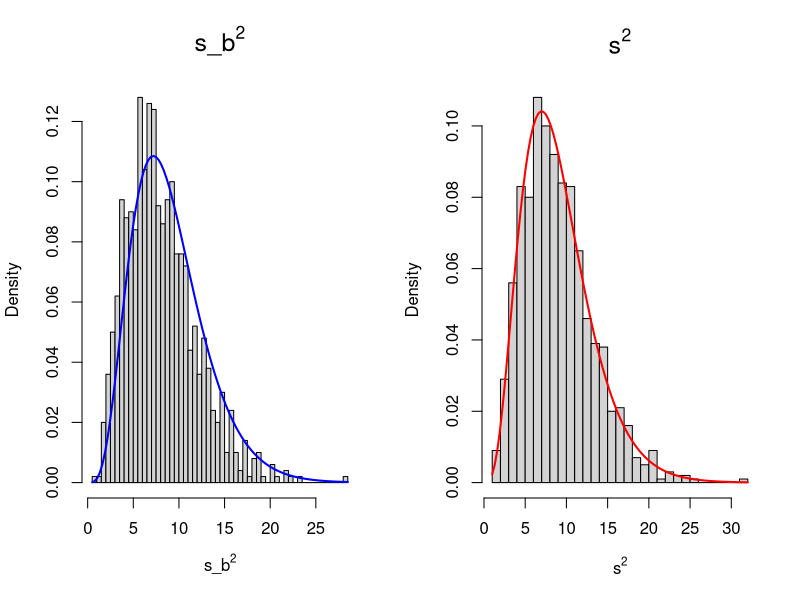
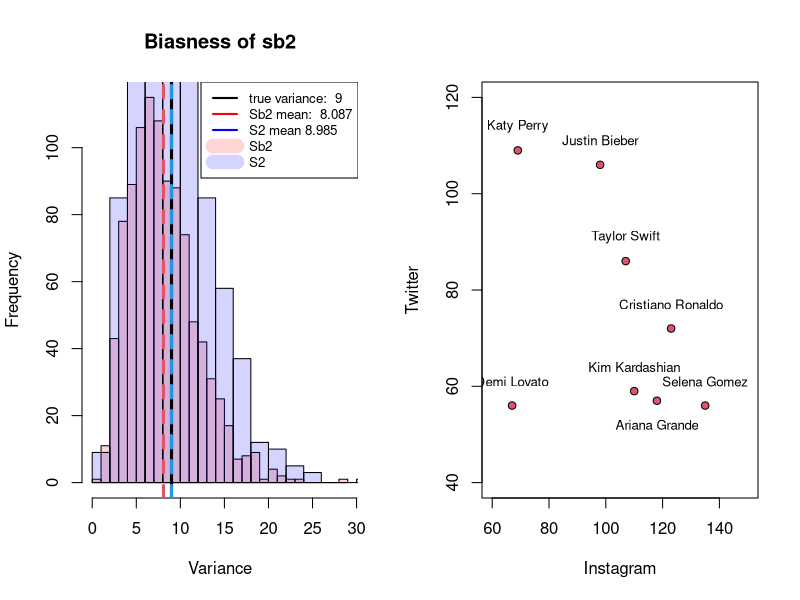
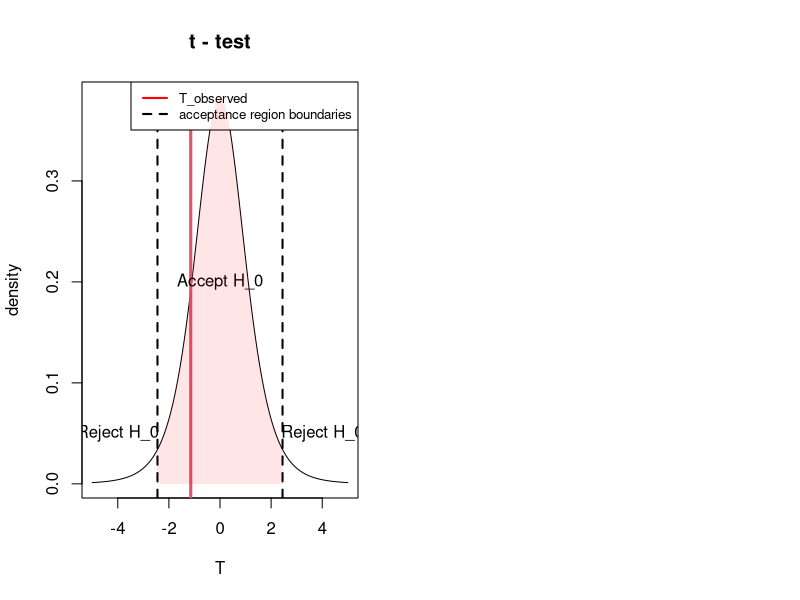
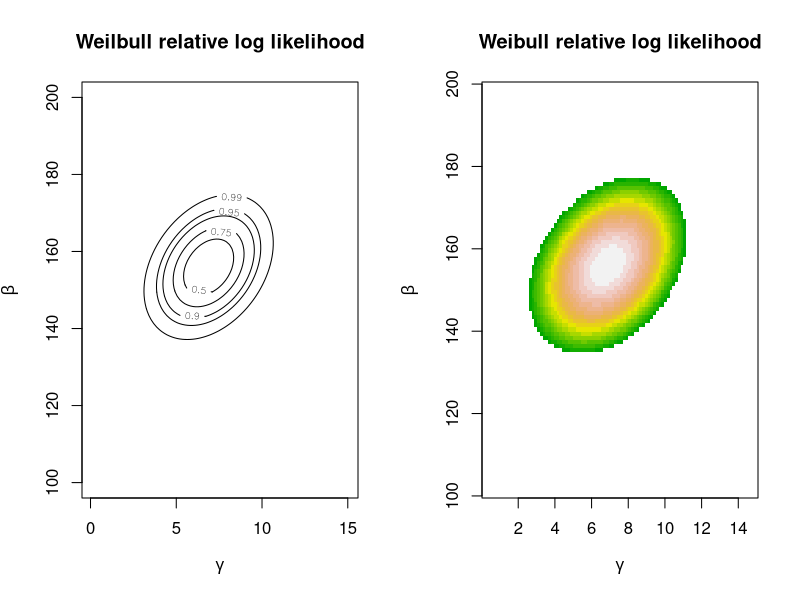
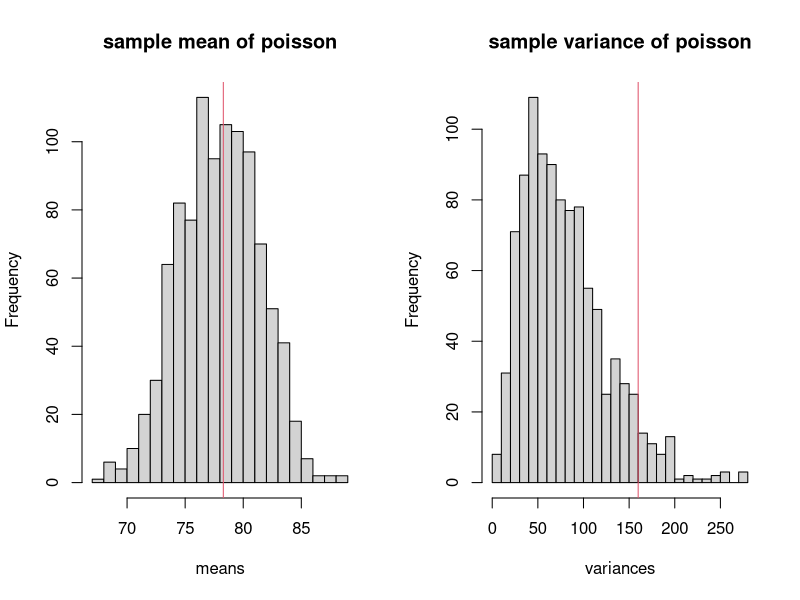
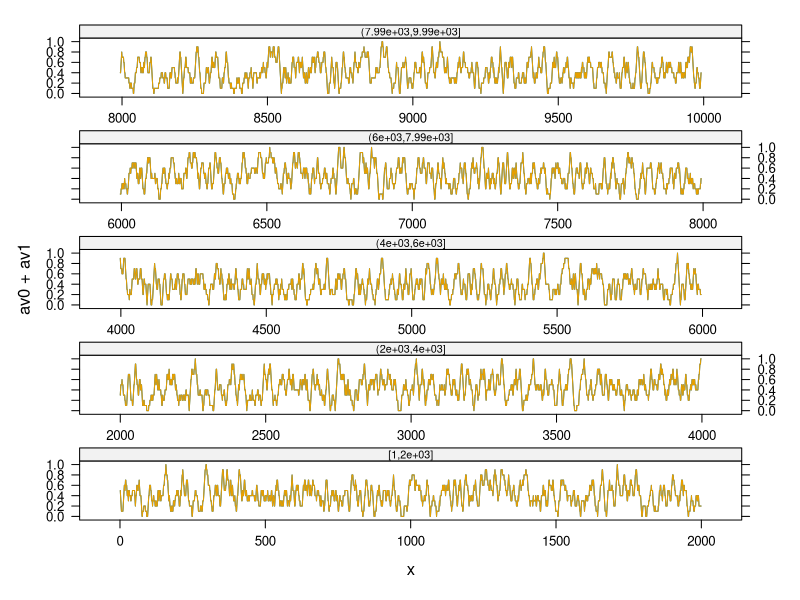
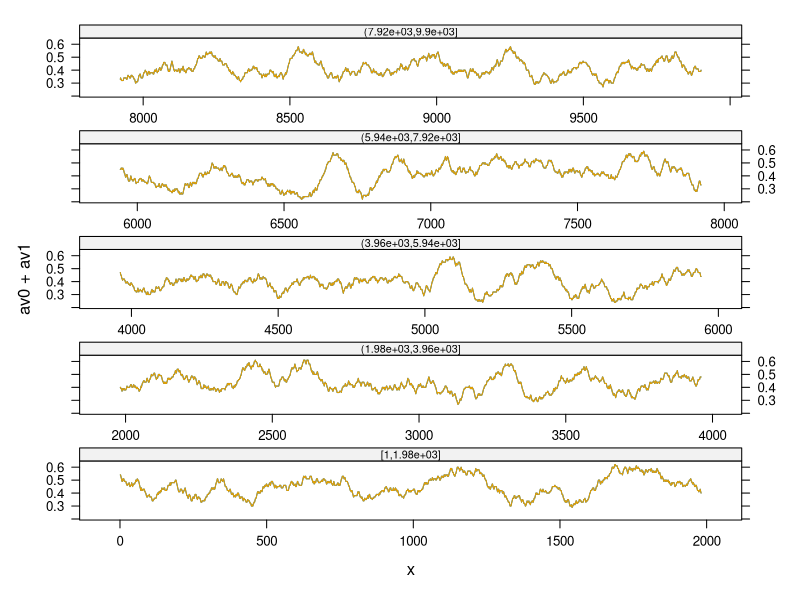
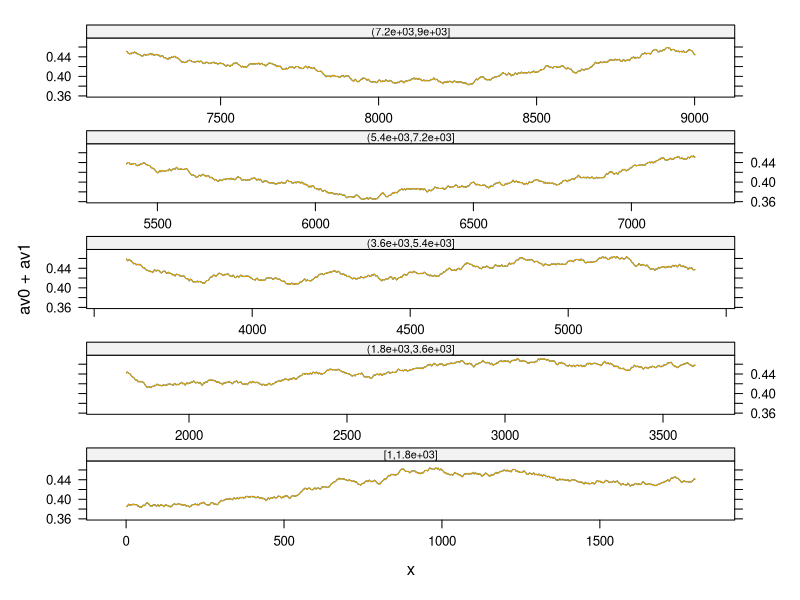

The R source for these figures, in order:
## ---- chunk 1
knitr::opts_chunk$set(fig.align = 'center', warning=FALSE, message=FALSE, fig.asp=0.625, dev='png', global.par = TRUE, dev.args=list(pointsize=10), fig.path = 'figs/')
library(MASS)
## ---- chunk 2
library(knitr)
local({
  hook_plot = knit_hooks$get('plot')
  knit_hooks$set(plot = function(x, options) {
    paste0('\n\n----\n\n', hook_plot(x, options))
  })
})
## ---- chunk 3
set.seed(123)
rep <- 1000
n <- 10
mu <- 5
sigma <- 3

samples <- array(0, c(rep,n))
statistics <- array(0,c(rep,2))


for (i in 1:rep){
  samples[i,] <- rnorm(n,mu,sigma)
  statistics[i,1] <- var(samples[i,])
  statistics[i,2] <- statistics[i,1]*(n-1)/n 
}

par (mfrow=c(1,2), oma=c(0,0,0,0))
hist(statistics[,2], breaks= 40, probability = TRUE, 
xlab=expression(s_b^2), main= bquote(s_b^2), cex.main=1.5)
curve(((n)/sigma^2) * dchisq(x * ((n)/sigma^2), df = n),
add = TRUE, col="blue", lwd=2, main="N(0,1)")

hist(statistics[ ,1], breaks= 40, probability = TRUE, 
xlab=expression(s^2), main= bquote(s^2), cex.main=1.5)
curve(((n-1)/sigma^2) * dchisq(x * ((n-1)/sigma^2), df = n - 1),
add = TRUE, col="red", lwd=2, main="N(0,1)")

#is s2 correct?
mean(statistics[,1])
sigma**2

#is sb2 correct?
mean(statistics[,2])
sigma**2

#plot s2 observed, sb2 observed and true value
{
hist(statistics[,2],breaks=20,col=rgb(1,0,0,1/6),main="Biasness of sb2",xlab="Variance")  
hist(statistics[,1],breaks=20,add=TRUE,col=rgb(0,0,1,1/6))                    
abline(v=sigma**2,lwd=3)  
abline(v=mean(statistics[,1]),col=4,lty=2,lwd=3)
abline(v=mean(statistics[,2]),col=2,lty=2,lwd=3)
legend("topright", legend=c(paste("true variance: ",sigma**2), paste("Sb2 mean: ",round(mean(statistics[,2]),3)),paste("S2 mean",round(mean(statistics[,1]),3)),"Sb2","S2"),col=c("black", "red","blue",rgb(1,0,0,1/6),col=rgb(0,0,1,1/6)), lty=c(1,1,1,2,2),lwd=c(2,2,2,14,14), cex=0.8)
}

## ---- chunk 4
set.seed(343)
n <- 50
K <- 4
M <- 7

y <- apply(matrix(rep(1:K, times=M-1), byrow=TRUE, nrow=6, ncol=K), 1, sample, size=n, 
           replace=TRUE, prob =c( 7/16, 5/16, 3/16, 1/16))
observed <- apply(y, 2, table)
expected <- c( n*(7/16), n*(5/16), n*(3/16), n*(1/16))
x2 <- sum((observed-expected)^(2)/expected)
pchisq(x2, df =(K-1)*((M-1)-1), lower.tail =FALSE )

## ---- chunk 5
y_gp <- sample( 1:K, n, replace=TRUE, prob =c( 1/16, 3/16, 5/16, 7/16))
observed_gp <- table(y_gp)
x2_gp <- sum((cbind(observed,observed_gp)-expected)^(2)/expected)
pchisq(x2_gp, df =(K-1)*(M-1), lower.tail =FALSE )
## ---- chunk 6
y_2 <- apply(matrix(rep(1:K, times=M-1), byrow=TRUE, nrow=6, ncol=K), 1, sample, size=50, 
            replace=TRUE, sample(c(7/16, 5/16, 3/16, 1/16), prob=rep(1/4,4)))
observed_2 <- apply(y_2, 2, table)

x2_2 <- sum((observed_2-expected)^(2)/expected)
pchisq(x2_2, df =(K-1)*((M-1)-1), lower.tail =FALSE )
## ---- chunk 7
x2_gp_2 <- sum((cbind(observed_2,observed_gp)-expected)^(2)/expected)
pchisq(x2_gp_2, df =(K-1)*(M-1), lower.tail =FALSE )
## ---- chunk 8

Owners <- c( "Katy Perry", "Justin Bieber", "Taylor Swift", "Cristiano Ronaldo",
                   "Kim Kardashian", "Ariana Grande", "Selena Gomez", "Demi Lovato")
Instagram <- c( 69, 98,107, 123, 110, 118, 135, 67)
Twitter <- c( 109, 106, 86, 72, 59, 57, 56, 56)
plot( Instagram, Twitter, pch=21, bg=2, xlim=c(60, 150), ylim=c(40, 120) )
text( Instagram[-6], Twitter[-6]+5, Owners[-6], cex=0.8 )
text( Instagram[6], Twitter[6]-5, Owners[6], cex=0.8 )

      
## ---- chunk 9

library(RColorBrewer)

Instagram <- c( 69, 98,107, 123, 110, 118, 135, 67)
Twitter <- c( 109, 106, 86, 72, 59, 57, 56, 56)

n=length(Instagram)
r=cor(Instagram,Twitter)
r
t_obs=r*sqrt((n-2)/(1-r^2))

x <- seq(-5,5,length=1000)
{
plot(x,dt(x,n-2),type="l",xlab="T",ylab="density",main="t - test")
abline(v=t_obs,col=2,lwd=3)


#I fix alpha=0.05 and plot rejection and acceptance region
alpha <- 0.05
r1 <- qt(alpha/2,n-2)
r2 <- qt(1-alpha/2,n-2)
abline(v=r1,lty=2,lwd=2)
abline(v=r2,lty=2,lwd=2)
text (0,0.2, paste("Accept", expression(H_0)))
text(-4,0.05,paste("Reject",expression(H_0)))
text(4,0.05,paste("Reject",expression(H_0)))
legend("topright", legend=c("T_observed", "acceptance region boundaries"),col=c("red","black"),lty=c(1,2),lwd=2, cex=0.8)


alpha <- 0.05
q_inf_95 <- qt(alpha/2, df=n-2)
q_sup_95 <- qt(1-alpha/2, df=n-2)
cord.x <- c(q_inf_95,seq(q_inf_95,q_sup_95,0.01),q_sup_95)
cord.y <- c(0,dt(seq(q_inf_95,q_sup_95,0.01),n-2),0)
polygon(cord.x,cord.y,col=rgb(1,0,0,1/10), border = NA )
}
 
## ---- chunk 10
#compute the p-value
p=2*(1-pt(abs(t_obs),n-2))
p
## ---- chunk 11
rho <- cor(Instagram, Twitter, method="spearman")
t_s <- rho*((n-2)/(1-rho^2))^(1/2)
2*(1-pt(abs(t_s), df=n-2))
## ---- chunk 12
y <- c(155.9, 200.2, 143.8, 150.1,152.1, 142.2, 147, 146, 146,
 170.3, 148, 140, 118, 144, 97)

n <- length(y)

#define parameters grid
gamma <- seq(0.1, 15, length=100)
beta <- seq(100,200, length=100)

parvalues <- expand.grid(gamma,beta)

gammahat<-uniroot(function(x) n/x+sum(log(y))-n*
sum(y^x*log(y))/sum(y^x),
c(1e-5,15))$root
betahat<- mean(y^gammahat)^(1/gammahat)
weib.y.mle<-c(gammahat,betahat)

#observed information matrix
jhat<-matrix(NA,nrow=2,ncol=2)
jhat[1,1]<-n/gammahat^2+sum((y/betahat)^gammahat*
(log(y/betahat))^2)
jhat[1,2]<-jhat[2,1]<- n/betahat-sum(y^gammahat/betahat^(gammahat+1)*
(gammahat*log(y/betahat)+1))
jhat[2,2]<- -n*gammahat/betahat^2+gammahat*(gammahat+1)/
betahat^(gammahat+2)*sum(y^gammahat)

approx <- function(theta){
 return(-0.5*(theta - weib.y.mle) %*% jhat %*% (theta - weib.y.mle))
}

appx <- apply(parvalues, 1, approx)
appx <- matrix(appx, nrow=length(gamma), ncol=length(beta),byrow=F)
conf.levels <- c(0,0.5,0.75,0.9,0.95,0.99)

par (mfrow=c(1,2), oma=c(0,0,0,0))
#contour plot
contour(gamma, beta, appx,
levels=-qchisq(conf.levels, 2)/2,
xlab=expression(gamma),
labels=as.character(conf.levels),
ylab=expression(beta))
title('Weilbull relative log likelihood')

#image
image(gamma,beta,appx,zlim=c(-6,0),
col=terrain.colors(20),xlab=expression(gamma),
ylab=expression(beta))
title('Weibull relative log likelihood')
      
## ---- chunk 13
n <- 100000; z <- rnorm(n)
zneg <- 0;j <- 1
for (i in 1:n) {
  if (z[i]<0) {
    zneg[j] <- z[i]
    j <- j + 1
  }
}

## ---- chunk 14
set.seed(101)
n <- 100000
z <- rnorm(n)
zneg <- 0
zneg2 <- 0
j <- 1

# timing the given function
start <- Sys.time()
for (i in 1:n) {
  if (z[i]<0) {
    zneg[j] <- z[i]
    j <- j + 1
  }
}
end <- Sys.time()
time1 <- end-start

# timing my optimized function
start <- Sys.time()
# in this way I'm copying in zneg2 only the negative values of z
zneg2=z[z<0]
end <- Sys.time()
time2 <- end-start

# check which one is faster
print(paste("Naive function took : " , round(time1, 5)))
print(paste("Modified function took : " , round(time2, 5))) #faster

#chech if the results are the same:
summary(zneg)
summary(zneg2)

## ---- chunk 15
set.seed(0); 
n <- 1000
A <- matrix(runif(n*n),n,n); 
x.true <- runif(n)
y <- A%*%x.true

## ---- chunk 16
start1 <- Sys.time()
A_inv <- solve(A)
x1 <- A_inv%*%y
end1 <- Sys.time()

naive_time = end1-start1
naive_time

mean_abs1 <- mean(abs(x1 - x.true))
mean_abs1
## ---- chunk 17
start2 <- Sys.time()
x2 <- solve(A,y)
end2 <- Sys.time()

opt_time = end2-start2
opt_time

mean_abs2 <- mean(abs(x2 - x.true))
mean_abs2

## ---- chunk 18
data <- c(87, 53, 72, 90, 78, 85, 83)

rep <- 1000

samples <- matrix(rpois(7*rep,78),ncol=7)
means <- apply(samples,1,mean)
variances <- apply(samples,1,var)

# plot histograms of simulated sample mean and sample variance
# plot also a red line for the observed values
par(mfrow=c(1,2))
{
hist(means,breaks=20,main="sample mean of poisson")
abline(v=mean(data),col=2)
hist(variances,breaks=20,main="sample variance of poisson")
abline(v=var(data),col=2)
}

## ---- chunk 19
#var ~ (n-1)*s2/lambda ~ chi(n-1) 
chi_obs <- var(data)*6/78.3
a <- 1-pchisq(chi_obs,6)
print(paste("p-value for the sample mean: ",a))

# mean ~ N(lambda,lambda/n)
a <- 2*pnorm(-abs(mean(data)-78.3),0,78.3/7)
print(paste("p-value for the sample variance: ",a))
## ---- chunk 20
set.seed(0);
Pb <- matrix(c(0.6, 0.2, 0.2, 
                     0.2, 0.4, 0.4,
                     0.4, 0.3, 0.3), nrow = 3, ncol = 3, byrow = TRUE)

Markov = function(R, init, Mat ){
  chain = numeric(R)
  chain[1] = init+1
  
  for(i in 2:R){
    chain[i] = sample(x = 1:3, size =1, prob = Mat[chain[i-1], ])
  }
  chain - 1
  
}

results <- table(Markov(R= 1000, init = 0, Mat= Pb))
results

print(results/1000)

#0:Sun, 1:Cloud, 2:rain

## ---- chunk 21
library(zoo)
library(lattice)

plotmarkov <- function(n=10000, start=0, window=100, transition=Pb, npanels=5){
      xc2 <- Markov(n, start, transition)
      mav0 <- rollmean(as.integer(xc2==0), window)
      mav1 <- rollmean(as.integer(xc2==0), window)
      npanel <- cut(1:length(mav0), breaks=seq(from=1, to=length(mav0),
      length=npanels+1), include.lowest=TRUE)
      df <- data.frame(av0=mav0, av1=mav1, x=1:length(mav0),
      gp=npanel)
      print(xyplot(av0+av1 ~ x | gp, data=df, layout=c(1,npanels),
      type="l", par.strip.text=list(cex=0.65),
      scales=list(x=list(relation="free"))))
}
plotmarkov(window = 10)
plotmarkov(window = 100)
plotmarkov(window = 1000)
plotmarkov(n=1000, window = 10)
plotmarkov(n=1000, window = 100)
## ---- chunk 22
y1 <- rnorm(51)
y <- y1[-1] + y1[-51]
par (mfrow=c(1,2))
acf(y1) # acf is ‘autocorrelation function
acf(y)

## ---- chunk 23
par(mfrow=c(2,2))

for (i in 1:8){
  y1 <- rnorm(51)
  y <- y1[-1] + y1[-51]
  acf(y1)
  acf(y)}

## ---- chunk 24
set.seed(101)
auto_cor <- function(n=51){
  y1 <- rnorm(n=51) 
  y <- y1[-1] + y1[-n]
  y
}
## ---- chunk 25
av <- numeric(25)
v <- numeric(25)

for (j in 1:25){
  y <- auto_cor()
  av[j] <- mean(y)
  v[j] <- var(y)
}
## ---- chunk 26
print(paste("variance of the sample mean: ",var(av)))
print(paste("sample variance / n: ", mean(v)/25))
